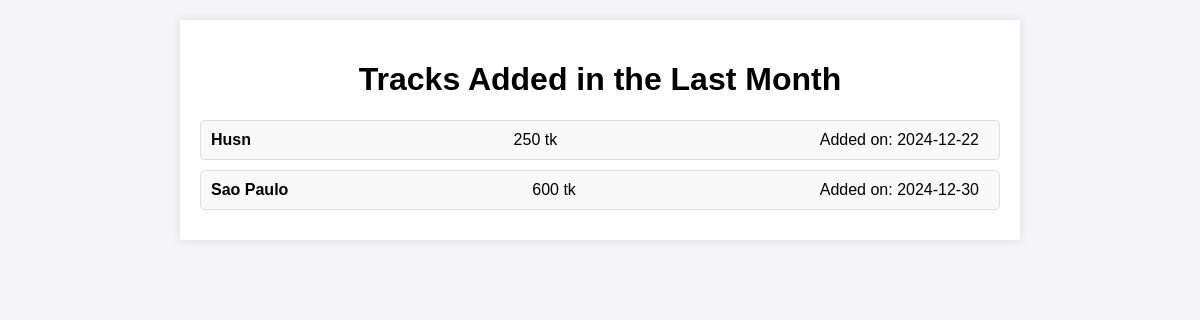
The app's page /newRelease.php with its own data.
### tables this page shows
CREATE TABLE `tracks` (
  `trackID` int(11) NOT NULL,
  `name` varchar(30) DEFAULT NULL,
  `mediatype` varchar(10) DEFAULT NULL,
  `genreID` int(11) DEFAULT NULL,
  `artistID` int(11) DEFAULT NULL,
  `length` varchar(30) DEFAULT NULL,
  `price` int(11) DEFAULT NULL,
  `size` varchar(30) DEFAULT NULL,
  `composed_date` date DEFAULT NULL,
  `link` varchar(200) DEFAULT NULL,
  `audio_path` varchar(500) DEFAULT NULL
);

### newRelease.php (the view, shortened to what this page needs)
<?php
$host = 'localhost';
$user = 'root';
$password = '';
$database = 'musicstore';
$conn = new mysqli($host, $user, $password, $database);
$sql = "SELECT trackID, name, price, composed_date
        FROM tracks
        WHERE composed_date BETWEEN DATE_FORMAT(CURDATE() - INTERVAL 1 MONTH, '%Y-%m-01')
                                AND CURDATE()";
$result = $conn->query($sql);
$recentTracks = [];
if ($result->num_rows > 0) {
    while ($row = $result->fetch_assoc()) {
        $recentTracks[] = $row;
    }
}
?>
<!DOCTYPE html>
<html lang="en">
<head>
</head>
<body>
<div class="container">
    <h1>Tracks Added in the Last Month</h1>
    <?php if (!empty($recentTracks)): ?>
        <?php foreach ($recentTracks as $track): ?>
            <div class="track">
                <span><strong><?php echo htmlspecialchars($track['name']); ?></strong></span>
                <span><?php echo $track['price']; ?> tk</span>
                <span>Added on: <?php echo $track['composed_date']; ?></span>
            </div>
        <?php endforeach; ?>
    <?php else: ?>
        <p>No tracks have been added in the last month.</p>
    <?php endif; ?>
</div>
</body>
</html>

### newRelease.php (style rules this page uses)
body { font-family: Arial, sans-serif; margin: 0; padding: 0; background-color: #f4f4f9; }
.container { max-width: 800px; margin: 20px auto; padding: 20px; background: #fff; box-shadow: 0 0 10px rgba(0, 0, 0, 0.1); }
h1 { text-align: center; }
.track { display: flex; justify-content: space-between; margin: 10px 0; padding: 10px; border: 1px solid #ddd; border-radius: 5px; background: #f9f9f9; }
.track span { margin-right: 10px; }

### records on screen
tracks: name "Husn", price "250", composed_date "2024-12-22"
tracks: name "Sao Paulo", price "600", composed_date "2024-12-30"
